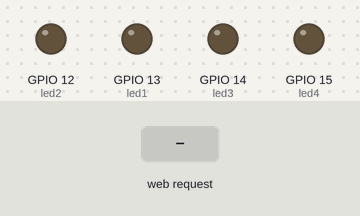
Simulated run of this sketch. Board: ESP8266 (NodeMCU). Parts: output pins drawn as LEDs (lit = HIGH). Inputs (shaded band) come from the test bench. WiFi joins after 1.5 s; servers stay silent unless stated; what the sketch prints to the serial monitor is not drawn.

Above: at 2.7 s.
2.8 s: HTTP request GET /LED=ON received
At 3.2 s:
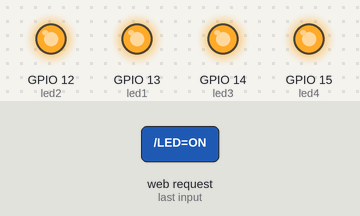
4.3 s: HTTP request GET /LED=OFF received
At 5.5 s:
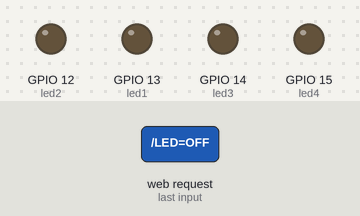
Timing chart, 0 to 7.3 s (numbered marks = the images above; inputs shaded):
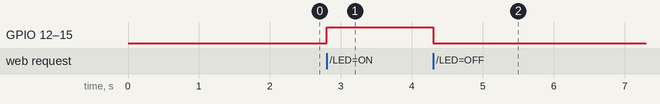

Measured:
- after the input at 2.8 s, GPIO 12 (led2), GPIO 13 (led1), GPIO 14 (led3), GPIO 15 (led4): LOW → HIGH at once
- after the input at 4.3 s, GPIO 12 (led2), GPIO 13 (led1), GPIO 14 (led3), GPIO 15 (led4): HIGH → LOW at once

The sketch:

nodeMCU_Code.ino
```cpp
#include <ESP8266WiFi.h>

const char* ssid = "moto g(6) 6618";
const char* password = "vishal1999";

int led1 = 13; // GPIO13---D7 of NodeMCU
int led2 = 12;
int led3 = 14;
int led4 = 15;
WiFiServer server(80);

void setup() {
  Serial.begin(115200);
  delay(10);

  pinMode(led1, OUTPUT);
  digitalWrite(led1, LOW);
  pinMode(led2, OUTPUT);
  digitalWrite(led2, LOW);
  pinMode(led3, OUTPUT);
  digitalWrite(led3, LOW);
  pinMode(led4, OUTPUT);
  digitalWrite(led4, LOW);

  // Connect to WiFi network
  Serial.println();
  Serial.println();
  Serial.print("Connecting to ");
  Serial.println(ssid);

  WiFi.begin(ssid, password);

  while (WiFi.status() != WL_CONNECTED) {
    delay(500);
    Serial.print(".");
  }
  Serial.println("");
  Serial.println("WiFi connected");

  // Start the server
  server.begin();
  Serial.println("Server started");

  // Print the IP address
  Serial.print("Use this URL to connect: ");
  Serial.print("http://");
  Serial.print(WiFi.localIP());
  Serial.println("/");

}

void loop() {
  // Check if a client has connected
  WiFiClient client = server.available();
  if (!client) {
    return;
  }

  // Wait until the client sends some data
  Serial.println("new client");
  while(!client.available()){
    delay(1);
  }

  // Read the first line of the request
  String request = client.readStringUntil('\r');
  Serial.println(request);
  client.flush();

  // Match the request

  int value = LOW;
  if (request.indexOf("/LED=ON") != -1)  {
    digitalWrite(led1, HIGH);
    digitalWrite(led2, HIGH);
    digitalWrite(led3, HIGH);
    digitalWrite(led4, HIGH);
    value = HIGH;
  }
  if (request.indexOf("/LED=OFF") != -1)  {
    digitalWrite(led1, LOW);
    digitalWrite(led2, LOW);
    digitalWrite(led3, LOW);
    digitalWrite(led4, LOW);
    value = LOW;
  }

// Set ledPin according to the request
//digitalWrite(ledPin, value);

  // Return the response
  client.println("HTTP/1.1 200 OK");
  client.println("Content-Type: text/html");
  client.println(""); //  do not forget this one
  client.println("<!DOCTYPE HTML>");
  client.println("<html>");

  if(value == HIGH) {
    client.print("On");
  } if(value == LOW) {
    client.print("Off");
  }
  client.println("<br><br>");
  client.println("<a href=\"/LED=ON\"\"><button>On </button></a>");
  client.println("<a href=\"/LED=OFF\"\"><button>Off </button></a><br />");

  client.println("</html>");

  delay(1);
  Serial.println("Client disconnected");
  Serial.println("");

}
```
